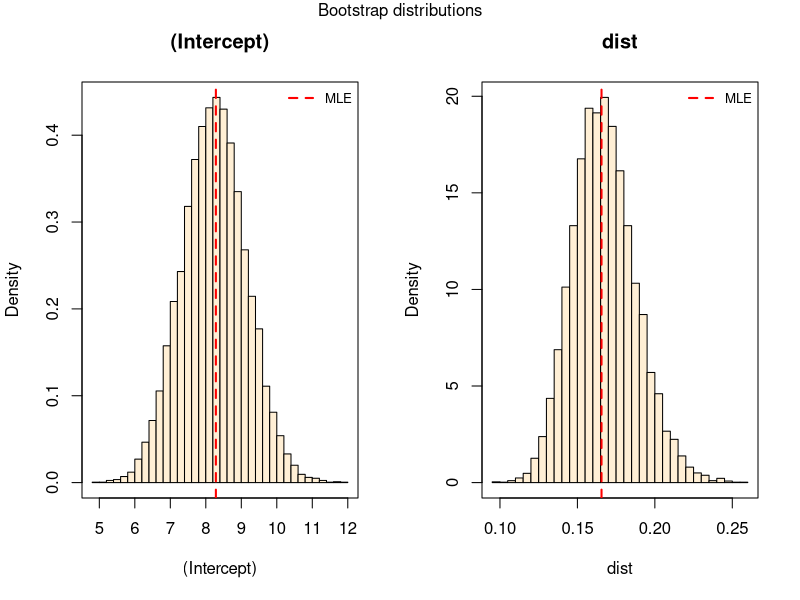

Write the R code that produced this figure. (Note: this script raises an error after producing the figure.)
## ---- chunk 1
get.lm <- function(formula, data, indices) {
  return(lm(formula=formula,data=data[indices,])$coef)
}
## ---- chunk 2
get.bootstrap <- function(data,
                          statistic,
                          replicates,
                          formula) {
  
  n <- NROW(data)
  
  # Creating random samples with replacement (size = data dimension)
  samples <- matrix(sample(1:n,n*replicates,replace=T), nrow = replicates, ncol = n)
  
  # Running bootstrap over samples
  boot.sim <- t(apply(samples, 1, function(x) statistic(formula = formula, data = data, indices = x)))
  
  # Creating object out (output)
  out <- list()
  out$boot.sim <- boot.sim
  out$obs.statistic <- statistic(formula = formula, data = data, indices = 1:n)
  out$data <- data
  out$formula <- formula
  
  # Define object class.
  class(out) <- "boot"
  return(out)
}
## ---- chunk 3
summary.boot <- function(boot) {
  
  se.mle <- summary(lm(formula=boot$formula,data=boot$data))$coef[,2]
  se.boot <- apply(boot$boot.sim,2,sd)
  se.all <- cbind(se.mle,se.boot)
  colnames(se.all) <- c("MLE","Bootstrap")
  cat("Comparison between standard errors: \n")
  print(se.all)
}
## ---- chunk 4
plot.boot <- function(boot, breaks = 50, ...) {

  n.parameters <- dim(boot$boot.sim)[2]
  # Creating plot template
  require(grDevices)
  par(mfrow=rev(n2mfrow(n.parameters)))
  for(i in 1:n.parameters) {
      hist(boot$boot.sim[,i],
           breaks = breaks,
           freq = FALSE, 
           xlab = colnames(boot$boot.sim)[i], 
           main = colnames(boot$boot.sim)[i], 
           col = "papayawhip")
      box()
      abline(v=boot$obs.statistic[i],col="red",lwd=2,lty=2)
      legend("topright",
             legend=c("MLE"),
             col=c("red"),
             lwd=2,
             lty=2,
             ncol=1,
             cex=0.8,
             bty="n")
  }
  mtext("Bootstrap distributions",
        side = 3,
        line = -1,
        outer = TRUE)
}

## ---- chunk 5
#library(footstrap)
## ---- chunk 6
library(datasets)
head(cars)
example_1 <- get.bootstrap(data = cars, statistic = get.lm, replicates = 1e4, formula = speed ~ dist)
plot(example_1)
summary(example_1)
## ---- chunk 7
head(chickwts)
example_2 <- get.bootstrap(data = chickwts, statistic = get.lm, replicates = 1e4, formula = weight ~ feed)
plot(example_2)
summary(example_2)
## ---- chunk 8
head(trees)
example_3 <- get.bootstrap(data = trees, statistic = get.lm, replicates = 1e4, formula = log(Volume) ~ log(Girth))
plot(example_3)
summary(example_3)
